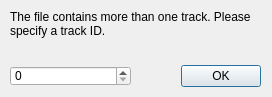
<?xml version="1.0" encoding="UTF-8"?>
<ui version="4.0">
 <class>Dialog</class>
 <widget class="QDialog" name="Dialog">
  <property name="geometry">
   <rect>
    <x>0</x>
    <y>0</y>
    <width>272</width>
    <height>97</height>
   </rect>
  </property>
  <property name="windowTitle">
   <string>Dialog</string>
  </property>
  <property name="modal">
   <bool>true</bool>
  </property>
  <widget class="QDialogButtonBox" name="buttonBox">
   <property name="geometry">
    <rect>
     <x>180</x>
     <y>60</y>
     <width>81</width>
     <height>32</height>
    </rect>
   </property>
   <property name="orientation">
    <enum>Qt::Horizontal</enum>
   </property>
   <property name="standardButtons">
    <set>QDialogButtonBox::Ok</set>
   </property>
  </widget>
  <widget class="QLabel" name="label">
   <property name="geometry">
    <rect>
     <x>10</x>
     <y>10</y>
     <width>241</width>
     <height>31</height>
    </rect>
   </property>
   <property name="text">
    <string>The file contains more than one track. Please specify a track ID.</string>
   </property>
   <property name="alignment">
    <set>Qt::AlignLeading|Qt::AlignLeft|Qt::AlignTop</set>
   </property>
   <property name="wordWrap">
    <bool>true</bool>
   </property>
  </widget>
  <widget class="QSpinBox" name="spinBoxId">
   <property name="geometry">
    <rect>
     <x>10</x>
     <y>66</y>
     <width>121</width>
     <height>20</height>
    </rect>
   </property>
   <property name="value">
    <number>0</number>
   </property>
  </widget>
 </widget>
 <resources/>
 <connections>
  <connection>
   <sender>buttonBox</sender>
   <signal>accepted()</signal>
   <receiver>Dialog</receiver>
   <slot>accept()</slot>
   <hints>
    <hint type="sourcelabel">
     <x>248</x>
     <y>254</y>
    </hint>
    <hint type="destinationlabel">
     <x>157</x>
     <y>274</y>
    </hint>
   </hints>
  </connection>
  <connection>
   <sender>buttonBox</sender>
   <signal>rejected()</signal>
   <receiver>Dialog</receiver>
   <slot>reject()</slot>
   <hints>
    <hint type="sourcelabel">
     <x>316</x>
     <y>260</y>
    </hint>
    <hint type="destinationlabel">
     <x>286</x>
     <y>274</y>
    </hint>
   </hints>
  </connection>
 </connections>
</ui>
